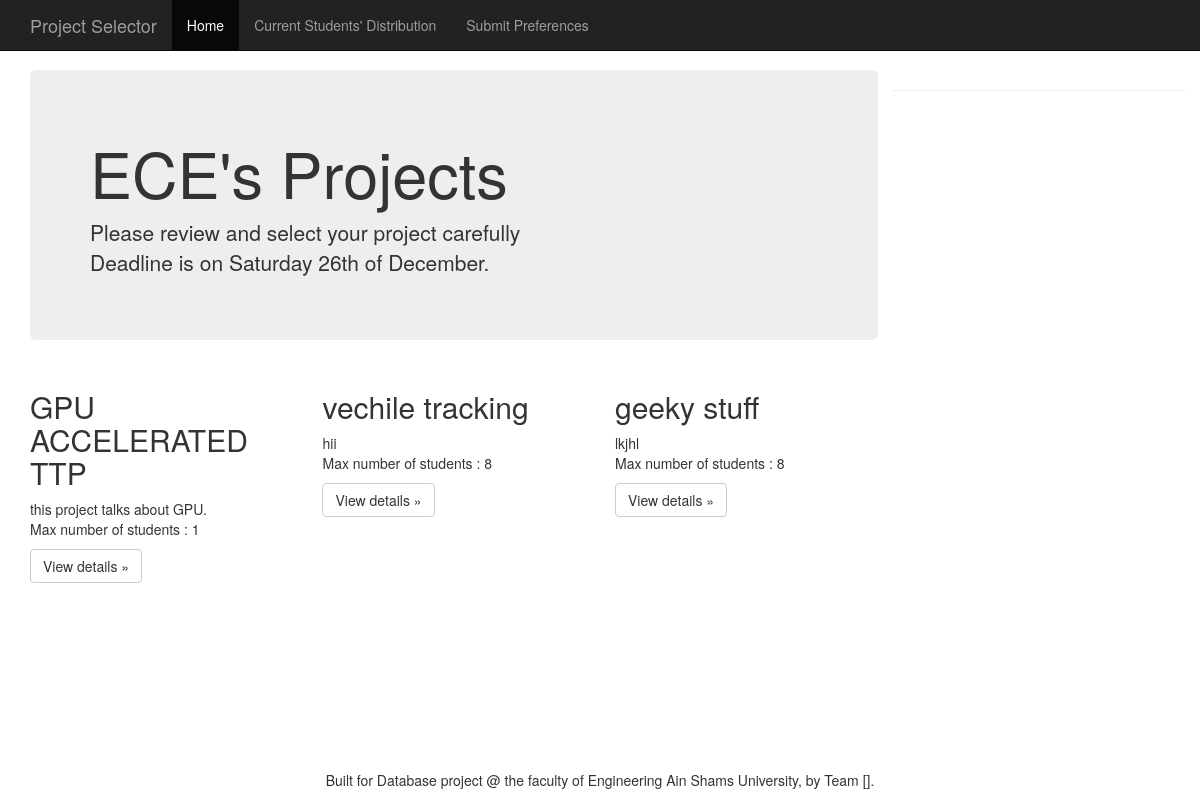
The app's page /Projects.php?bn=43716 with its own data.
### tables this page shows
CREATE TABLE `students` (
  `bench_no` int(11) NOT NULL,
  `name` varchar(50) NOT NULL,
  `section` int(2) NOT NULL,
  `pre_enrolled` tinyint(1) NOT NULL,
  `grade` int(3) NOT NULL,
  `password` varchar(15) NOT NULL,
  `dept_name` varchar(30) NOT NULL,
  PRIMARY KEY (`bench_no`),
  KEY `dept_name` (`dept_name`)
);

CREATE TABLE `projects` (
  `project_id` int(4) NOT NULL AUTO_INCREMENT,
  `project_name` varchar(30) NOT NULL,
  `max_number` int(2) NOT NULL,
  `min_number` int(2) NOT NULL,
  `brief_disc` text,
  `detailed_disc` text,
  PRIMARY KEY (`project_id`)
);

### Projects.php (the view, shortened to what this page needs)
<?php
    $connection = mysqli_connect('127.0.0.1','root','Abdarhman93','ProjectDb');
?>
<!DOCTYPE html>
<html lang="en"><head>
    <link href="Off%20Canvas%20Template%20for%20Bootstrap_files/bootstrap.css" rel="stylesheet">
    <link href="Off%20Canvas%20Template%20for%20Bootstrap_files/ie10-viewport-bug-workaround.css" rel="stylesheet">
    <link href="Off%20Canvas%20Template%20for%20Bootstrap_files/offcanvas.css" rel="stylesheet">
  </head>
  <body>
    <?php
      $bench_no = $_GET["bn"];
    ?>
    <?php
      $query  = "SELECT * ";
      $query .= "FROM students ";
      $query .= "WHERE bench_no = {$bench_no} ";
      $result = mysqli_query($connection, $query);
      while($data = mysqli_fetch_assoc($result))
      {
        $dept_name = $data["dept_name"];
      }
    ?>
    <?php
      $query3  = "SELECT * ";
      $query3 .= "FROM brought_by ";
      $query3 .= "WHERE dept_name = '" . $dept_name . "'" ;
      $result3 = mysqli_query($connection, $query3);
      $array = array();
      $i = 0;
      while($data3 = mysqli_fetch_assoc($result3))
      {
        $array[$i] = $data3["project_id"];
        $i++;
      }
    ?>
    <nav class="navbar navbar-fixed-top navbar-inverse">
      <div class="container">
        <div class="navbar-header">
          <a class="navbar-brand" href="#">Project Selector</a>
        </div>
        <div style="" aria-expanded="true" id="navbar" class="navbar-collapse collapse in">
          <ul class="nav navbar-nav">
            <li class="active"><a href="#">Home</a></li>
            <li><a href="Project_distribution.php?bn=<?php echo $bench_no ; ?>">Current Students' Distribution</a></li>
            <li><a href="#contact">Submit Preferences</a></li>
          </ul>
        </div>
      </div>
    </nav>
    <div class="container">
      <div class="row row-offcanvas row-offcanvas-right">
        <div class="col-xs-12 col-sm-9">
          <div class="jumbotron">
            <h1><?php echo $dept_name;?>'s Projects</h1>
            <p>
              Please review and select your project carefully <br />
              Deadline is on Saturday 26th of December.
            </p>
          </div>
          <div class="row">
          <?php
            foreach($array as $id)
            {
              $query2  = "SELECT * ";
              $query2 .= "FROM projects ";
              $query2 .= "WHERE project_id = {$id}" ;
              $result2 = mysqli_query($connection, $query2);
              while($data2 = mysqli_fetch_assoc($result2))
              {
          ?>
                <div class="col-xs-6 col-lg-4">
                  <h2><?php echo $data2["project_name"]?></h2>
                  <p>
                    <?php echo $data2["brief_disc"] ."<br />";?>
                    <?php echo "Max number of students : ".$data2["max_number"] ;?>
                  </p>
                  <p><a class="btn btn-default" href="Project_details.php?project= <?php echo $data2["project_id"]; ?>" role="button">View details »</a></p>
                </div>
          <?php
              }
            }
          ?>
          </div>
        </div>
      <hr>
    </div>
    <div class="masfoot navbar-fixed-bottom text-center">
            <div >
              <p>Built for Database project @ the faculty of Engineering Ain Shams University, by Team [].</p>
            </div>
          </div>
</body></html>

### records on screen
students: dept_name "ECE"
projects: project_name "GPU ACCELERATED TTP", brief_disc "this project talks about GPU.", max_number "1"
projects: project_name "vechile tracking", brief_disc "hii", max_number "8"
projects: project_name "geeky stuff", brief_disc "lkjhl", max_number "8"
